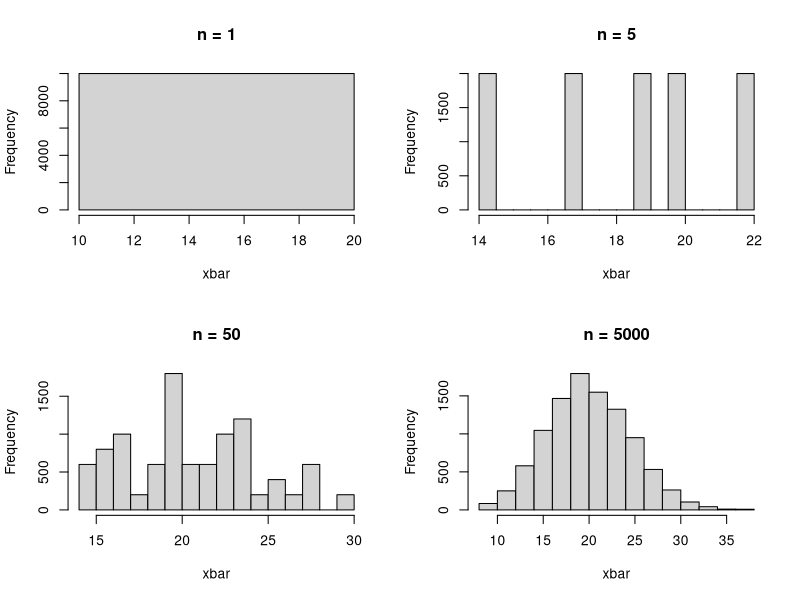

R code for this plot:
## ---- chunk 1
knitr::opts_chunk$set(echo = TRUE)
## ---- chunk 2
#simulação eficiente
par(mfrow = c(2,2))
for(n in c(1, 5, 50, 5000)){
   # matrix (k, n)
  k <- 10000
  set.seed(10) # semente de simulação
  x <- rpois(n, lambda = 20.5)
  mat <- matrix(x, k, n)
   #calcular as médias
  xbar <- apply(mat, 1, mean)
 # hist
  hist(xbar, main = paste0("n = ", n))
}
